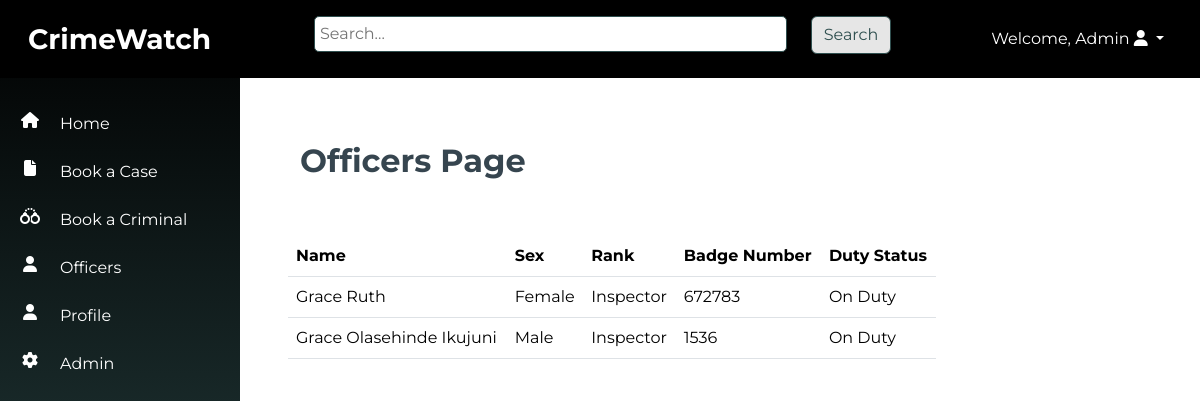
Before: /officers/ (signed in) with the older database file.
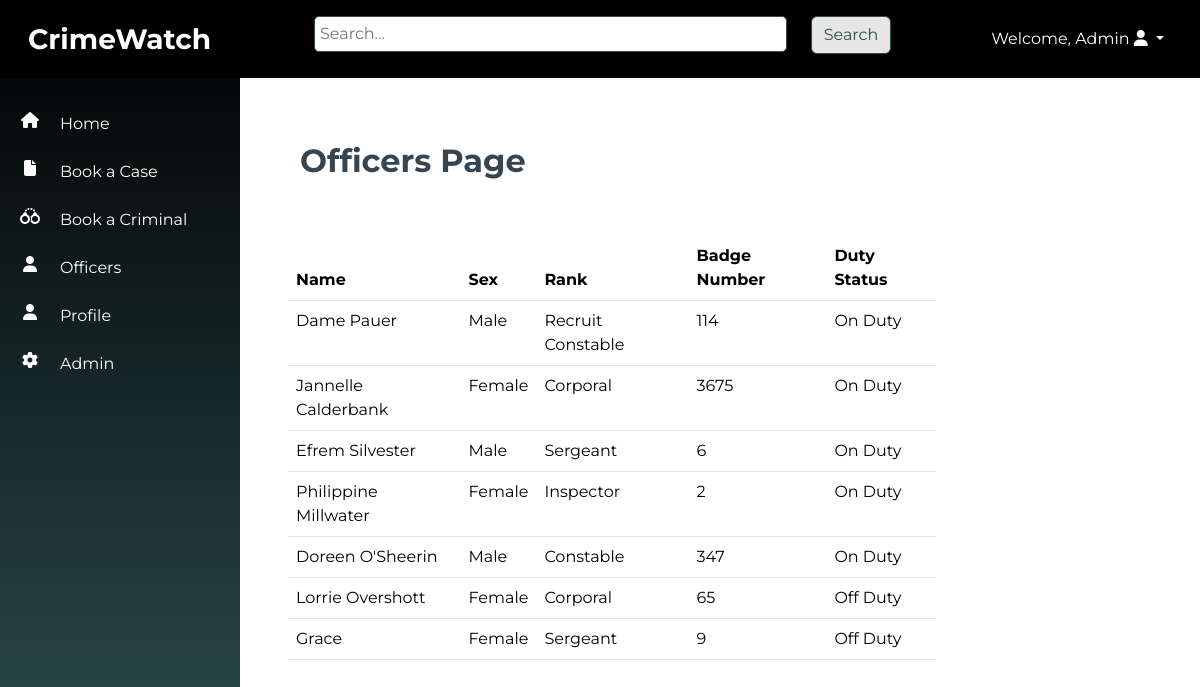
After: the same page with the newer database file.
### officers/models.py (models this page shows, shortened)
class Officer(models.Model):
    SEX_CHOICES = [
        ('male', 'Male'),
        ('female', 'Female'),
    ]
    RANK_CHOICES = [
        ('Recruit Constable', 'Recruit Constable'),
        ('Constable', 'Constable'),
        ('Corporal', 'Corporal'),
        ('Sergeant', 'Sergeant'),
        ('Sergeant Major', 'Major'),
        ('Inspector', 'Inspector'),
    ]
    DUTY_STATUS = [
        ('On Duty', 'On Duty'),
        ('Off Duty', 'Off Duty'),
    ]
    name = models.CharField(max_length=100)
    sex = models.CharField(max_length=10, choices=SEX_CHOICES, default="Male")
    rank = models.CharField(max_length=100, choices=RANK_CHOICES, blank=True)
    badge_number = models.IntegerField(unique=True)
    area = models.CharField(max_length=100)
    date_of_birth = models.DateField()
    phone_number = models.CharField(max_length=100)
    email = models.EmailField(unique=True)
    address = models.CharField(max_length=255)
    city = models.CharField(max_length=100)
    state = models.CharField(max_length=100)
    nationality = models.CharField(max_length=255, default="Nigerian")
    duty_status = models.CharField(max_length=10, choices=DUTY_STATUS, default="On Duty")

### officers/views.py (the view)
# urls.py: path('', views.officer_list, name='officer_list'),
@login_required
def officer_list(request):
    officers = Officer.objects.all()
    return render(request, 'officer_list.html', {'officers': officers})

### officers/templates/officer_list.html (shortened to what this page needs)
{% extends 'base.html' %}
{% block content %}
<div class="container-fluid p-5">
    <div class="row mb-5">
        <div class="col-6">
            <h1 class="fw-bold fs-2">Officers Page</h1>
        </div>
        <div class="col-6 ">
        </div>
    </div>
    <div class="row">
        <table class="table w-75">
            <thead>
                <tr>
                    <th scope="col">Name</th>
                    <th scope="col">Sex</th>
                    <th scope="col">Rank</th>
                    <th scope="col">Badge Number</th>
                    <th scope="col">Duty Status</th>
                </tr>
            </thead>
            <tbody>
                {% for officer in officers %}
                    <tr>
                        <td class="text-capitalize">{{ officer.name }}</td>
                        <td class="text-capitalize">{{ officer.sex }}</td>
                        <td class="text-capitalize">{{ officer.rank }}</td>
                        <td class="text-capitalize">{{ officer.badge_number }}</td>
                        <td class="text-capitalize">{{ officer.duty_status }}</td>
                    </tr>
                {% endfor %}
            </tbody>
        </table>
    </div>
</div>
{% endblock %}

Changed rows visible on the page:
removed Officer: name "Grace Ruth", sex "Female", rank "Inspector", badge_number "672783", duty_status "On Duty"
removed Officer: name "Grace Olasehinde Ikujuni", sex "Male", rank "Inspector", badge_number "1536", duty_status "On Duty"
added Officer: name "Dame Pauer", sex "Male", rank "Recruit Constable", badge_number "114", duty_status "On Duty"
added Officer: name "Jannelle Calderbank", sex "Female", rank "Corporal", badge_number "3675", duty_status "On Duty"
added Officer: name "Efrem Silvester", sex "Male", rank "Sergeant", badge_number "6", duty_status "On Duty"
added Officer: name "Philippine Millwater", sex "Female", rank "Inspector", badge_number "2", duty_status "On Duty"
added Officer: name "Doreen O'Sheerin", sex "Male", rank "Constable", badge_number "347", duty_status "On Duty"
added Officer: name "Lorrie Overshott", sex "Female", rank "Corporal", badge_number "65", duty_status "Off Duty"
added Officer: name "Grace", sex "Female", rank "Sergeant", badge_number "9", duty_status "Off Duty"
